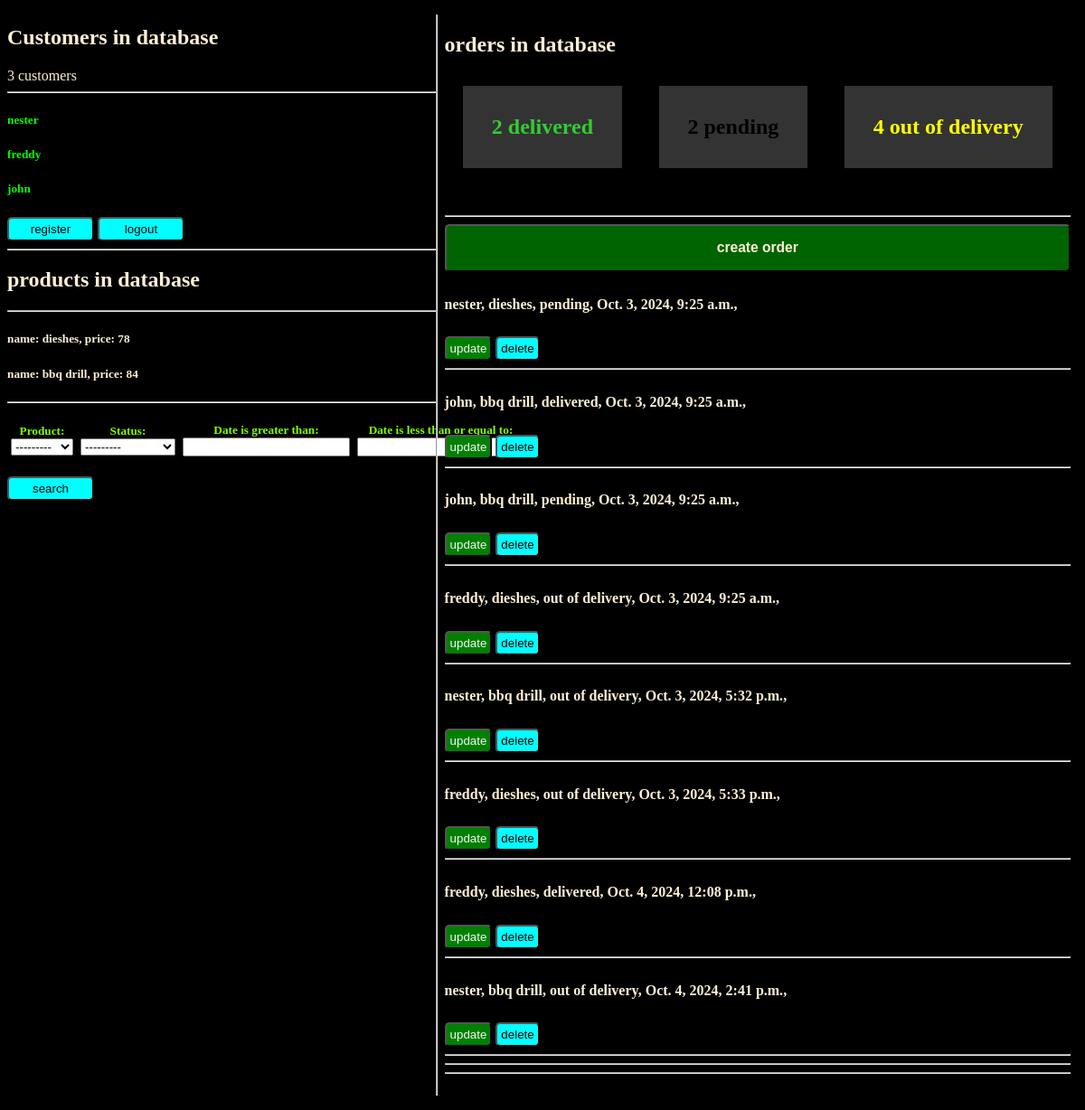
The app's page / (signed in) with its own data.
### manager/models.py (models this page shows)
class Customer(models.Model):
    name = models.CharField(max_length=100)
    details = models.TextField()
    phone = models.CharField(max_length=12)
    email = models.CharField(max_length=50, null=True)
    date = models.DateTimeField(auto_now_add=True)
    def __str__(self):
        return self.name

class Product(models.Model):
    CATEGORY = (
        ('indoor', 'indoor'),
        ('outdoor', 'outdoor'),
    )
    name = models.CharField(max_length=12, null=True)
    price = models.IntegerField(null=True)
    category = models.CharField(max_length=12, null=True, choices=CATEGORY)
    description = models.TextField(null=True)
    date = models.DateTimeField(auto_now_add=True, null=True)
    tags = models.ManyToManyField(Tag)
    def __str__(self):
        return self.name

class Order(models.Model):
    STATUS = (
        ('delivered', 'delivered'),
        ('out of delivery', 'out of delivery'),
        ('pending', 'pending'),
    )
    customer = models.ForeignKey(Customer, null=True, on_delete= models.SET_NULL)
    product = models.ForeignKey(Product, null=True, on_delete= models.SET_NULL)
    date = models.DateTimeField(auto_now_add=True, null=True)
    status = models.CharField(max_length=50, null=True, choices=STATUS)

### manager/views.py (the view)
# urls.py: path('', views.index, name="index"),
@login_required(login_url='login')
def index(request):
    customers = Customer.objects.all()
    products = Product.objects.all()
    orders = Order.objects.all()
    tags = Tag.objects.all()
    total_customers = customers.count()
    pend = orders.filter(status='pending').count()
    out = orders.filter(status='out of delivery').count()
    deli = orders.filter(status='delivered').count()
    myfilter = OrderFilter(request.GET, queryset=orders)
    orders = myfilter.qs
    context = {
        'customers': customers,
        'products': products,
        'myfilter': myfilter,
        'orders': orders,
        'tags': tags,
        'no_c': total_customers,
        'no_p': pend,
        'no_o': out,
        'no_d': deli,
    }
    return render(request, 'index.html', context)

### templates/index.html (shortened to what this page needs)
<!DOCTYPE html>
<html lang="en">
  <head>
  </head>
  <body>
    <div class="left">
      <h2>Customers in database</h2>
      {{no_c}} customers
      <hr />
      {% for customer in customers %}
      <h5><a href="{% url 'customer' customer.id %}">{{customer}}</a></h5>
      {% endfor %}
      <a href="{% url 'register' %}"><button style="width: 6rem; background-color:aqua; color: black;">register</button></a>
      <a href="{% url 'logout' %}"><button style="width: 6rem; background-color:aqua; color: black;">logout</button></a>
      <hr />
      <h2>products in database</h2>
      <hr />
      {% for product in products %}
      <h5>name: {{product.name}}, price: {{product.price}}</h5>
      {% endfor %}
      <hr />
      <form action="">
        <h5 style="text-align: center; width: 80%; color: chartreuse; display: flex; align-items: center; gap: 0.5rem; margin-inline: 0.25rem;">{{myfilter.form}}</h5>
        <button style="width: 6rem; background-color:aqua; color: black;">search</button>
      </form>
    </div>
    <hr />
    <div class="right">
      <h2>
        orders in database
        <div class="label">
          <h4 class="label1">{{no_d}} delivered</h4>
          <h4 class="label2">{{no_p}} pending</h4>
          <h4 class="label3">{{no_o}} out of delivery</h4>
        </div>
      </h2>
      <hr />
      <a href="{% url 'order' %}"><button class="order"><h3>create order</h3></button></a>
      {% for order in orders %}
      <h5 style="color: papayawhip; font-size: 1rem;">
        {{order.customer}}, {{order.product}}, {{order.status}}, {{order.date}},
      </h5>
      <span
        ><a href="{% url 'update' order.id %}"><button class="button">update</button></a></span
      >
      <span
        ><a href="{% url 'delete' order.id %}"
          ><button style="background-color: aqua; color: black">
            delete
          </button></a
        ></span
      >
      <hr />
      {% endfor %}
      <hr />
      <hr />
    </div>
  </body>
</html>

### templates/index.html (style rules this page uses)
body { background: black; color: papayawhip; display: flex; height: 100vh; }
.left { width: 40%; }
.right { width: 100%; padding: 0.5rem; overflow: scroll; }
.label { display: flex; }
.label1, .label2, .label3 { margin-inline: auto; background-color: #333; padding: 2rem; }
.label1 { color: limegreen; }
.label2 { color: black; }
.label3 { color: yellow; }
a { color: lime; text-decoration: none; }
button { padding: 0.25rem; border-radius: 5px; }
.button { background-color: green; color: whitesmoke; }
.order { width: 100%; background-color: darkgreen; color: papayawhip; padding: 0; position: sticky; top: 0; }

### records on screen
Customer: name "nester"
Customer: name "freddy"
Customer: name "john"
Product: name "dieshes", price "78"
Product: name "bbq drill", price "84"
Order: customer "nester", product "dieshes", status "pending", date "Oct. 3, 2024, 9:25 a.m."
Order: customer "john", product "bbq drill", status "delivered", date "Oct. 3, 2024, 9:25 a.m."
Order: customer "john", product "bbq drill", status "pending", date "Oct. 3, 2024, 9:25 a.m."
Order: customer "freddy", product "dieshes", status "out of delivery", date "Oct. 3, 2024, 9:25 a.m."
Order: customer "nester", product "bbq drill", status "out of delivery", date "Oct. 3, 2024, 5:32 p.m."
Order: customer "freddy", product "dieshes", status "out of delivery", date "Oct. 3, 2024, 5:33 p.m."
Order: customer "freddy", product "dieshes", status "delivered", date "Oct. 4, 2024, 12:08 p.m."
Order: customer "nester", product "bbq drill", status "out of delivery", date "Oct. 4, 2024, 2:41 p.m."

### other values on screen
{{ no_c }} "3"
{{ no_d }} "2"
{{ no_p }} "2"
{{ no_o }} "4"
